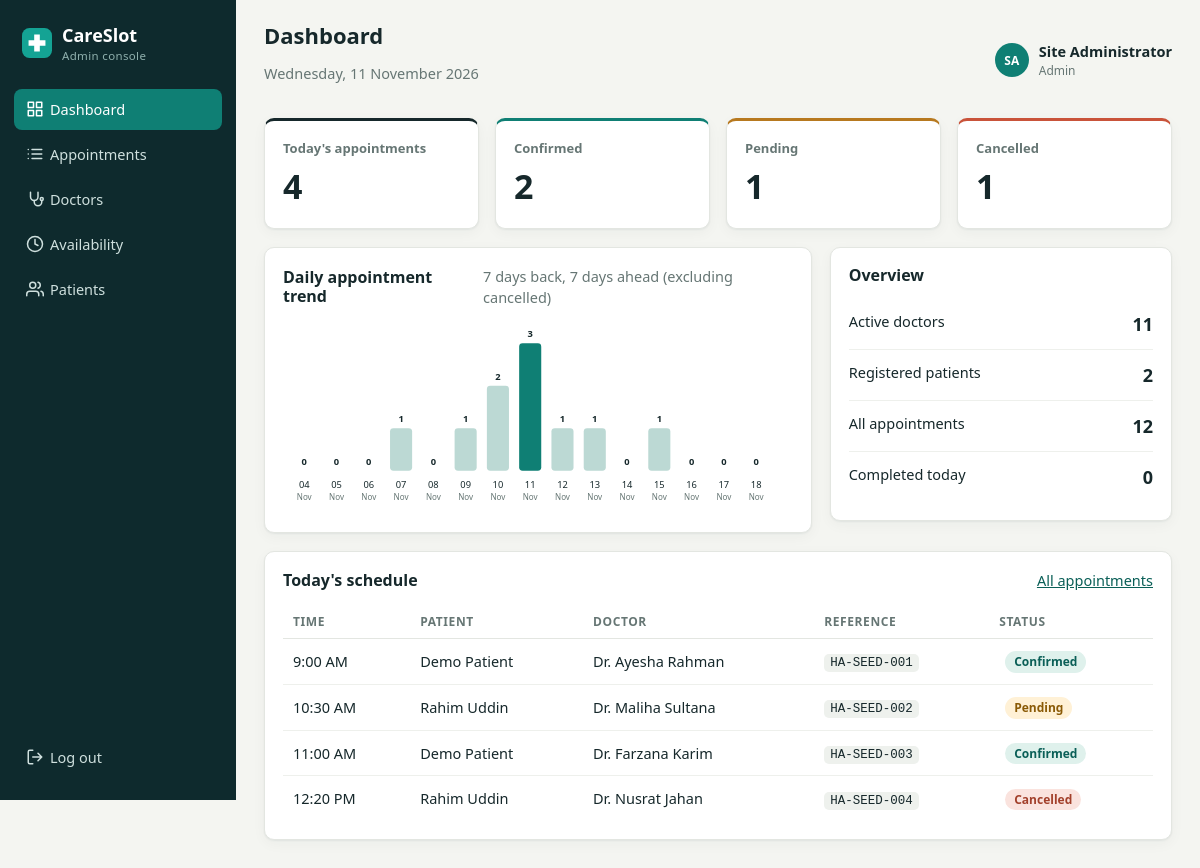
Page /admin/dashboard.php (signed in) on the committed database.
### tables this page shows
CREATE TABLE appointments (
  id INT UNSIGNED AUTO_INCREMENT PRIMARY KEY,
  reference VARCHAR(20) NOT NULL UNIQUE,
  patient_id INT UNSIGNED NOT NULL,
  doctor_id INT UNSIGNED NOT NULL,
  appointment_date DATE NOT NULL,
  appointment_time TIME NOT NULL,
  concerns TEXT NULL,
  status ENUM('pending','confirmed','completed','cancelled') NOT NULL DEFAULT 'pending',
  slot_key VARCHAR(40) NULL,
  created_at TIMESTAMP NOT NULL DEFAULT CURRENT_TIMESTAMP,
  updated_at TIMESTAMP NOT NULL DEFAULT CURRENT_TIMESTAMP ON UPDATE CURRENT_TIMESTAMP,
  UNIQUE KEY uq_active_slot (slot_key),
  INDEX idx_appt_date (appointment_date, status),
  INDEX idx_appt_patient (patient_id),
  INDEX idx_appt_doctor_date (doctor_id, appointment_date),
  CONSTRAINT fk_appt_patient FOREIGN KEY (patient_id) REFERENCES users(id) ON DELETE CASCADE,
  CONSTRAINT fk_appt_doctor FOREIGN KEY (doctor_id) REFERENCES doctors(id)
);

CREATE TABLE users (
  id INT UNSIGNED AUTO_INCREMENT PRIMARY KEY,
  name VARCHAR(80) NOT NULL,
  email VARCHAR(120) NOT NULL UNIQUE,
  phone VARCHAR(20) NULL,
  password_hash VARCHAR(255) NOT NULL,
  role ENUM('patient','admin') NOT NULL DEFAULT 'patient',
  created_at TIMESTAMP NOT NULL DEFAULT CURRENT_TIMESTAMP
);

CREATE TABLE doctors (
  id INT UNSIGNED AUTO_INCREMENT PRIMARY KEY,
  name VARCHAR(80) NOT NULL,
  specialization_id INT UNSIGNED NOT NULL,
  qualification VARCHAR(120) NULL,
  experience_years TINYINT UNSIGNED NOT NULL DEFAULT 0,
  fee DECIMAL(8,2) NOT NULL DEFAULT 0,
  bio TEXT NULL,
  photo VARCHAR(160) NULL,
  slot_minutes TINYINT UNSIGNED NOT NULL DEFAULT 30,
  active TINYINT(1) NOT NULL DEFAULT 1,
  created_at TIMESTAMP NOT NULL DEFAULT CURRENT_TIMESTAMP,
  INDEX idx_doctor_spec (specialization_id, active),
  CONSTRAINT fk_doctor_spec FOREIGN KEY (specialization_id) REFERENCES specializations(id)
);

### admin/dashboard.php (the view, shortened to what this page needs)
<?php
require __DIR__ . '/../includes/functions.php';
$pdo = db();
$today = $pdo->query("SELECT COUNT(*) AS total,
        COALESCE(SUM(status = 'confirmed'), 0) AS confirmed,
        COALESCE(SUM(status = 'pending'), 0) AS pending,
        COALESCE(SUM(status = 'completed'), 0) AS completed,
        COALESCE(SUM(status = 'cancelled'), 0) AS cancelled
    FROM appointments WHERE appointment_date = CURDATE()")->fetch();
$counts = $pdo->query("SELECT (SELECT COUNT(*) FROM doctors WHERE active = 1) AS doctors,
        (SELECT COUNT(*) FROM users WHERE role = 'patient') AS patients,
        (SELECT COUNT(*) FROM appointments) AS appointments")->fetch();
$trendRows = $pdo->query("SELECT appointment_date AS d, COUNT(*) AS n FROM appointments
    WHERE appointment_date BETWEEN DATE_SUB(CURDATE(), INTERVAL 7 DAY) AND DATE_ADD(CURDATE(), INTERVAL 7 DAY)
    AND status <> 'cancelled' GROUP BY appointment_date")->fetchAll(PDO::FETCH_KEY_PAIR);
$trend = [];
for ($i = -7; $i <= 7; $i++) {
    $date = date('Y-m-d', strtotime("$i day"));
    $trend[] = ['date' => $date, 'n' => (int) ($trendRows[$date] ?? 0)];
}
$max = max(1, max(array_column($trend, 'n')));
$todayList = $pdo->query("SELECT a.*, d.name AS doctor_name, u.name AS patient_name
    FROM appointments a JOIN doctors d ON d.id = a.doctor_id JOIN users u ON u.id = a.patient_id
    WHERE a.appointment_date = CURDATE() ORDER BY a.appointment_time")->fetchAll();
require __DIR__ . '/../includes/header.php';
?>
<div class="stats">
    <div class="stat"><span>Today's appointments</span><strong><?= (int) $today['total'] ?></strong></div>
    <div class="stat s-confirmed"><span>Confirmed</span><strong><?= (int) $today['confirmed'] ?></strong></div>
    <div class="stat s-pending"><span>Pending</span><strong><?= (int) $today['pending'] ?></strong></div>
    <div class="stat s-cancelled"><span>Cancelled</span><strong><?= (int) $today['cancelled'] ?></strong></div>
</div>
<div class="grid-2">
    <section class="card">
        <div class="card-head"><h2>Daily appointment trend</h2><span class="muted">7 days back, 7 days ahead (excluding cancelled)</span></div>
        <svg class="chart" viewBox="0 0 600 220" role="img" aria-label="Daily appointments">
            <?php foreach ($trend as $i => $t):
                $h = $t['n'] / $max * 150;
                $x = 12 + $i * 38;
                $isToday = $t['date'] === date('Y-m-d'); ?>
                <rect x="<?= $x ?>" y="<?= 175 - $h ?>" width="26" height="<?= $h ?>" rx="4" fill="<?= $isToday ? '#0f7f74' : '#bcd9d4' ?>"/>
                <text x="<?= $x + 13 ?>" y="<?= 168 - $h ?>" text-anchor="middle" class="chart-n"><?= $t['n'] ?></text>
                <text x="<?= $x + 13 ?>" y="196" text-anchor="middle" class="chart-d"><?= date('d', strtotime($t['date'])) ?></text>
                <text x="<?= $x + 13 ?>" y="210" text-anchor="middle" class="chart-m"><?= date('M', strtotime($t['date'])) ?></text>
            <?php endforeach; ?>
        </svg>
    </section>
    <section class="card">
        <div class="card-head"><h2>Overview</h2></div>
        <ul class="overview">
            <li><span>Active doctors</span><strong><?= (int) $counts['doctors'] ?></strong></li>
            <li><span>Registered patients</span><strong><?= (int) $counts['patients'] ?></strong></li>
            <li><span>All appointments</span><strong><?= (int) $counts['appointments'] ?></strong></li>
            <li><span>Completed today</span><strong><?= (int) $today['completed'] ?></strong></li>
        </ul>
    </section>
</div>
<section class="card">
    <div class="card-head"><h2>Today's schedule</h2><a href="appointments.php">All appointments</a></div>
    <?php if (!$todayList): ?><p class="muted">No appointments today.</p><?php else: ?>
    <div class="table-wrap"><table>
        <thead><tr><th>Time</th><th>Patient</th><th>Doctor</th><th>Reference</th><th>Status</th></tr></thead>
        <tbody>
        <?php foreach ($todayList as $a): ?>
            <tr><td><?= e(fmt_time($a['appointment_time'])) ?></td><td><?= e($a['patient_name']) ?></td><td><?= e($a['doctor_name']) ?></td><td><code><?= e($a['reference']) ?></code></td><td><?= status_badge($a['status']) ?></td></tr>
        <?php endforeach; ?>
        </tbody>
    </table></div>
    <?php endif; ?>
</section>
<?php require __DIR__ . '/../includes/footer.php'; ?>

### includes/functions.php (shortened to what this page needs)
<?php
function e(?string $value): string
{
    return htmlspecialchars((string) $value, ENT_QUOTES, 'UTF-8');
}
function fmt_time(string $time): string
{
    return date('g:i A', strtotime($time));
}
function status_badge(string $status): string
{
    return '<span class="badge badge-' . e($status) . '">' . e(ucfirst($status)) . '</span>';
}
function icon(string $name): string
{
    static $paths = [
        'grid' => '<rect x="3" y="3" width="7" height="7"/><rect x="14" y="3" width="7" height="7"/><rect x="14" y="14" width="7" height="7"/><rect x="3" y="14" width="7" height="7"/>',
        'calendar' => '<rect x="3" y="4" width="18" height="18" rx="2"/><path d="M16 2v4M8 2v4M3 10h18"/>',
        'list' => '<path d="M8 6h13M8 12h13M8 18h13M3 6h.01M3 12h.01M3 18h.01"/>',
        'users' => '<path d="M17 21v-2a4 4 0 0 0-4-4H5a4 4 0 0 0-4 4v2"/><circle cx="9" cy="7" r="4"/><path d="M23 21v-2a4 4 0 0 0-3-3.87M16 3.13a4 4 0 0 1 0 7.75"/>',
        'doctor' => '<path d="M6 3v6a5 5 0 0 0 10 0V3"/><path d="M11 14v2a5 5 0 0 0 10 0v-2"/><circle cx="21" cy="12" r="2"/>',
        'clock' => '<circle cx="12" cy="12" r="10"/><path d="M12 6v6l4 2"/>',
        'logout' => '<path d="M9 21H5a2 2 0 0 1-2-2V5a2 2 0 0 1 2-2h4M16 17l5-5-5-5M21 12H9"/>',
        'search' => '<circle cx="11" cy="11" r="8"/><path d="m21 21-4.3-4.3"/>',
        'left' => '<path d="m15 18-6-6 6-6"/>',
        'right' => '<path d="m9 18 6-6-6-6"/>',
        'check' => '<path d="M20 6 9 17l-5-5"/>',
        'star' => '<path d="m12 2 3.1 6.3 6.9 1-5 4.9 1.2 6.8L12 17.8 5.8 21l1.2-6.8-5-4.9 6.9-1z"/>',
        'plus' => '<path d="M12 5v14M5 12h14"/>',
        'trash' => '<path d="M3 6h18M8 6V4h8v2M19 6l-1 14H6L5 6"/>',
        'edit' => '<path d="M12 20h9M16.5 3.5a2.1 2.1 0 0 1 3 3L7 19l-4 1 1-4z"/>',
        'menu' => '<path d="M3 6h18M3 12h18M3 18h18"/>',
    ];
    return '<svg class="icon" viewBox="0 0 24 24" fill="none" stroke="currentColor" stroke-width="2" stroke-linecap="round" stroke-linejoin="round" aria-hidden="true">' . ($paths[$name] ?? '') . '</svg>';
}

### assets/css/style.css (style rules this page uses)
:root { --ink:#16282b;--side:#0e2a2d;--side-2:#163c40;--teal:#0f7f74;--teal-d:#0a5f57;--teal-l:#e2f0ed;--bg:#f4f5f1;--card:#fff;--line:#e3e6e1;--muted:#667674;--coral:#c9533a;--amber:#b7791f;--slate:#51606b;--r:10px;--shadow:0 1px 2px rgba(14,42,45,.06),0 4px 14px rgba(14,42,45,.04) }
* { box-sizing:border-box }
body { margin:0;font-family:"Segoe UI",system-ui,-apple-system,Roboto,Arial,sans-serif;font-size:14.5px;color:var(--ink);background:var(--bg);line-height:1.45 }
h1,h2,h3 { margin:0;line-height:1.2 }
a { color:var(--teal-d) }
code { font-size:12.5px;background:#eef1ed;padding:2px 6px;border-radius:5px }
.muted { color:var(--muted) }
.icon { width:18px;height:18px;flex:none;vertical-align:-4px;margin-right:6px }
.card { background:var(--card);border:1px solid var(--line);border-radius:var(--r);box-shadow:var(--shadow);padding:18px;margin-bottom:18px }
.card-head { display:flex;justify-content:space-between;align-items:center;gap:10px;margin-bottom:14px }
.card-head h2 { font-size:16px }
.badge { display:inline-block;padding:2px 9px;border-radius:999px;font-size:12px;font-weight:600;margin-left:6px;vertical-align:middle }
.badge-pending { background:#fff1d6;color:#8a5a06 }
.badge-confirmed { background:#dff1ec;color:#0a5f57 }
.badge-cancelled { background:#fae3de;color:#a2402b }
.table-wrap { overflow-x:auto }
table { width:100%;border-collapse:collapse }
th { text-align:left;font-size:12px;text-transform:uppercase;letter-spacing:.05em;color:var(--muted);padding:8px 10px;border-bottom:1px solid var(--line) }
td { padding:11px 10px;border-bottom:1px solid #eef0ec;vertical-align:middle }
tr:last-child td { border-bottom:0 }
.stats { display:grid;grid-template-columns:repeat(4,1fr);gap:16px;margin-bottom:18px }
.stat { background:#fff;border:1px solid var(--line);border-radius:var(--r);padding:16px 18px;box-shadow:var(--shadow);border-top:3px solid var(--ink) }
.stat span { color:var(--muted);font-size:13px;font-weight:600 }
.stat strong { display:block;font-size:34px;margin-top:4px }
.stat.s-confirmed { border-top-color:var(--teal) }
.stat.s-pending { border-top-color:var(--amber) }
.stat.s-cancelled { border-top-color:var(--coral) }
.grid-2 { display:grid;grid-template-columns:1.6fr 1fr;gap:18px;align-items:start }
.chart { width:100%;height:auto }
.chart-n { font-size:11px;font-weight:700;fill:var(--ink) }
.chart-d { font-size:11px;fill:var(--ink) }
.chart-m { font-size:9.5px;fill:var(--muted) }
.overview { list-style:none;margin:0;padding:0 }
.overview li { display:flex;justify-content:space-between;padding:12px 0;border-bottom:1px solid #eef0ec }
.overview li:last-child { border:0 }
.overview strong { font-size:18px }

### rows in the picture
appointments: appointment_time "9:00 AM", patient.name "Demo Patient", doctor.name "Dr. Ayesha Rahman", reference "HA-SEED-001", status "Confirmed"
appointments: appointment_time "10:30 AM", patient.name "Rahim Uddin", doctor.name "Dr. Maliha Sultana", reference "HA-SEED-002", status "Pending"
appointments: appointment_time "11:00 AM", patient.name "Demo Patient", doctor.name "Dr. Farzana Karim", reference "HA-SEED-003", status "Confirmed"
appointments: appointment_time "12:20 PM", patient.name "Rahim Uddin", doctor.name "Dr. Nusrat Jahan", reference "HA-SEED-004", status "Cancelled"

### other values in the picture
$label "Dashboard"
$label "Appointments"
$label "Doctors"
$label "Availability"
$label "Patients"
$pageTitle "Dashboard"
initials($user['name']) "SA"
$user['name'] "Site Administrator"
$user['role'] "Admin"
$today['total'] "4"
$today['confirmed'] "2"
$today['pending'] "1"
$today['cancelled'] "1"
$t['n'] "0"
date('d', strtotime($t['date'])) "04"
